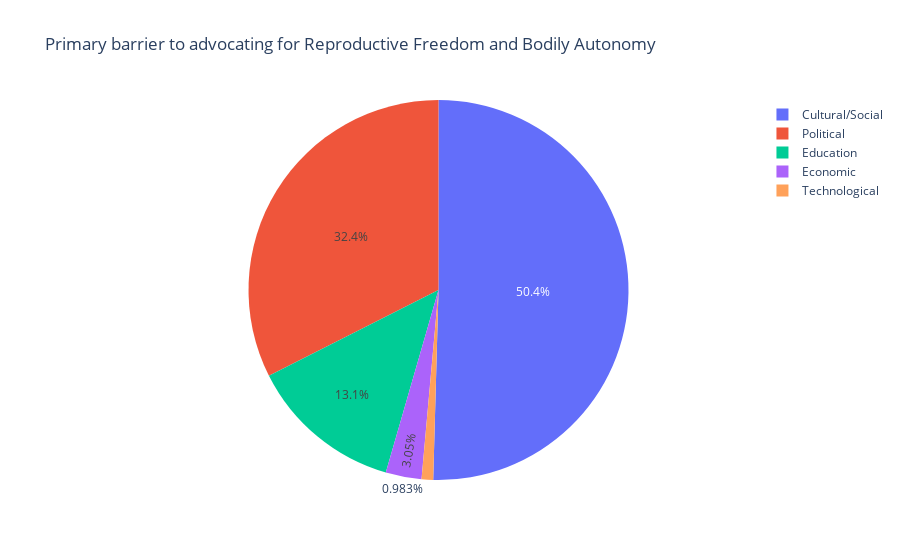

Notebook cell for this chart:
### Markdown cell above
According to the heat map, the primary barrier to advocating for Reproductive freedom and bodily Autonomy is "Cultural/social"(50% respondents) followed by political(30% respondents)

### Code cell
temp_series = df['barrier_person_reproductive_freedom_and_bodily_autonomy'].value_counts()
labels = (np.array(temp_series.index))
sizes = (np.array((temp_series / temp_series.sum())*100))

trace = go.Pie(labels=labels, values=sizes)
layout = go.Layout(
    title=' Primary barrier to advocating for Reproductive Freedom and Bodily Autonomy'
)
data = [trace]
fig = go.Figure(data=data, layout=layout)
py.iplot(fig, filename="employmentstatus")

### Figure 1 — Plotly figure (JSON) as saved in the notebook; plotly's stock layout.template omitted (floating-point values rounded to 4 significant figures)
{"data": [{"labels": ["Cultural/Social", "Political", "Education", "Economic", "Technological"], "type": "pie", "values": [50.44, 32.45, 13.08, 3.048, 0.9833]}], "layout": {"title": {"text": " Primary barrier to advocating for Reproductive Freedom and Bodily Autonomy"}}}
